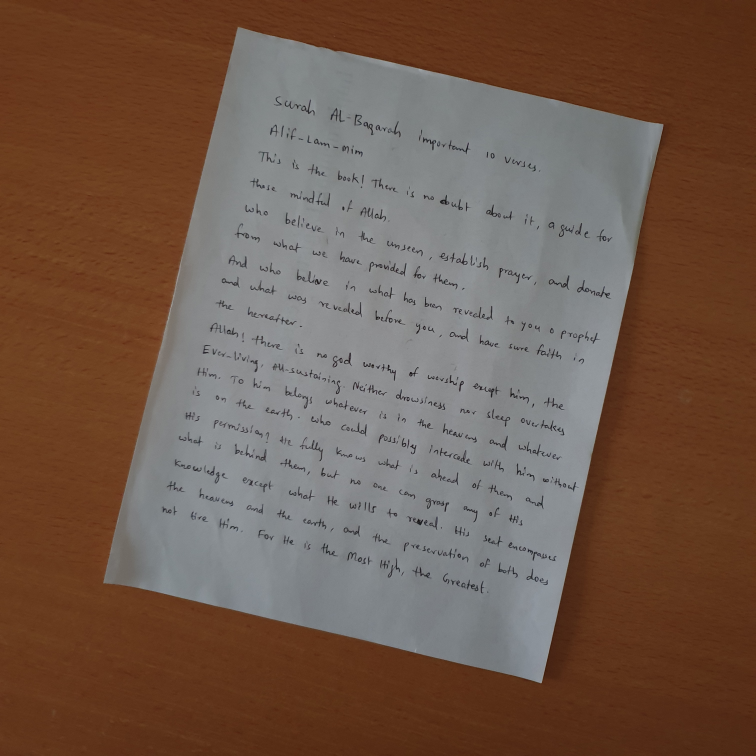
#> input picture English HTR/1.jpg, 3024 x 3024 px (shown at 1/4 size)
$ python -i rotation.py   (imports and definitions only)
#> lines starting #> are read from the running program, lines starting #| are printed output that depends on the picture; after the words box and inside, x2 and y2 are one past the last pixel; in counts of white or black regions, pixels touching at a corner belong together
import numpy
import cv2
import math

def rotation(img):
    th4 = cv2.adaptiveThreshold(img, 255, cv2.ADAPTIVE_THRESH_GAUSSIAN_C, cv2.THRESH_BINARY, 15, 15)

    edges = cv2.Canny(th4, 100, 100, apertureSize=3)
    lines = cv2.HoughLinesP(edges, 1, math.pi/180.0, 100, minLineLength=100, maxLineGap=5)

    angles = []
    for x1, y1, x2, y2 in lines[0]:
        angle = math.degrees(math.atan2(y2-y1, x2-x1))
        angles.append(angle)
    return angles

>>> import cv2
>>> picture = cv2.imread('../1.jpg', cv2.IMREAD_GRAYSCALE)
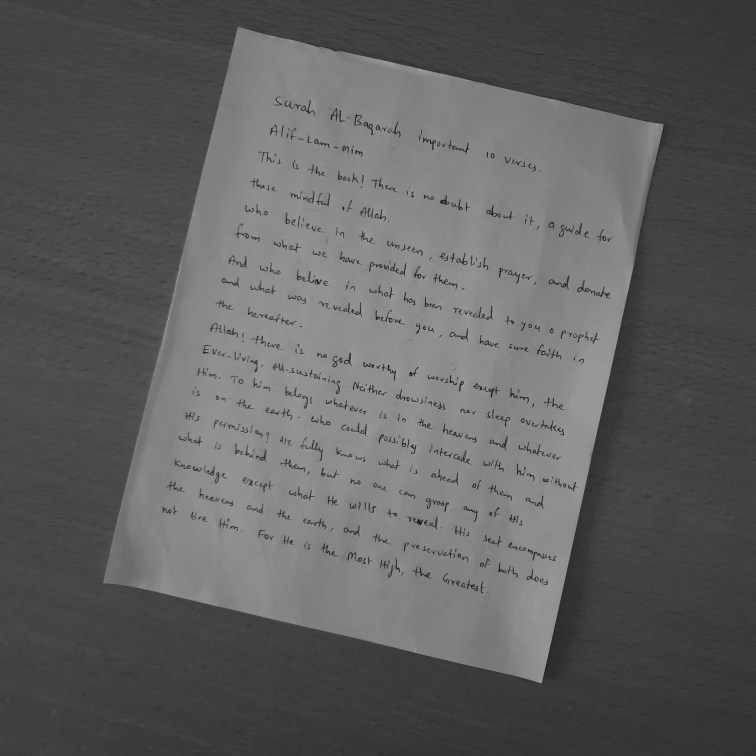
#> picture: shape (3024, 3024) (shown at 1/4 size); min 0, max 181, mean 95
>>> result = rotation(picture)
#> in rotation, `th4 = cv2.adaptiveThreshold(img, 255, cv2.ADAPTIVE_THRESH_GAUSSIAN_C, ..`:
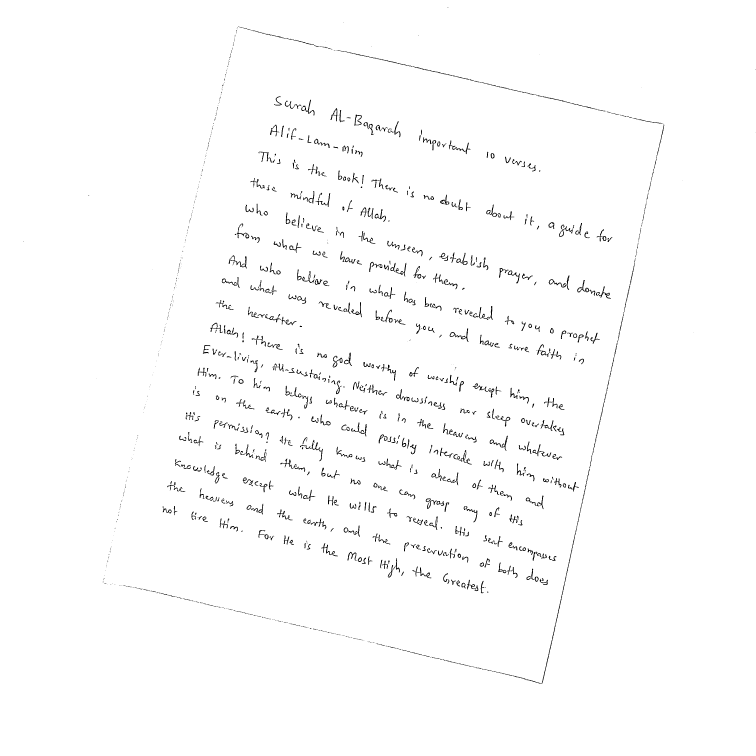
#> th4: shape (3024, 3024) (shown at 1/4 size); 98.6% white; 1271 black regions (581 under 20 px), largest, box (x1, y1, x2, y2) and area: (1974, 1770, 2382, 2736) 2786, (1348, 202, 2149, 381) 1779, (2390, 1370, 2471, 1724) 826
#> in rotation, `edges = cv2.Canny(th4, 100, 100, apertureSize=3)`:
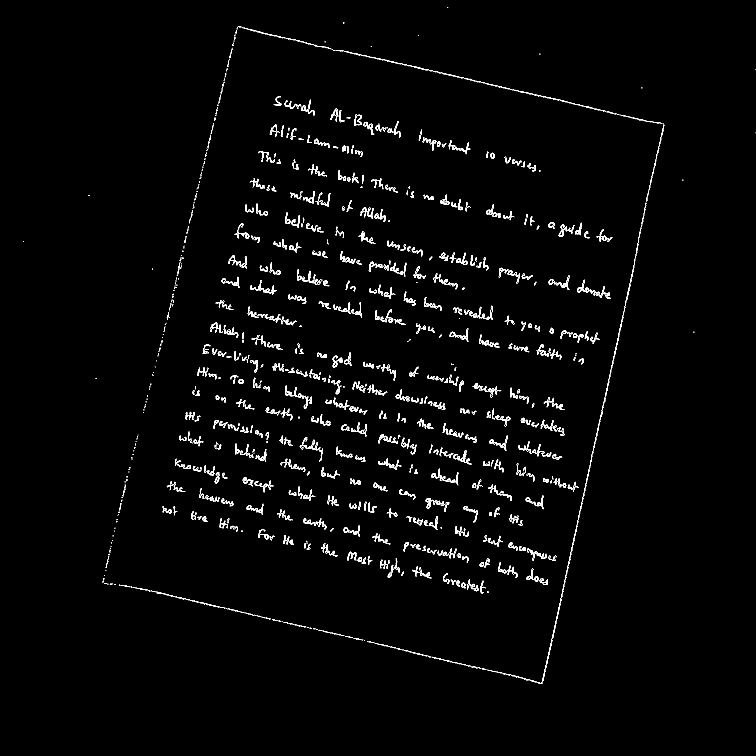
#> edges: shape (3024, 3024) (shown at 1/4 size); 0.92% white in thin lines or dots, all inside (x1, y1, x2, y2) = (92, 28, 3024, 2736)
#> in rotation, `lines = cv2.HoughLinesP(edges, 1, math.pi/180.0, 100, minLineLength=10..`: lines = 26 rows, first 6: [1751, 290, 1888, 322], [2025, 352, 2140, 378], [1943, 335, 2139, 380], [2513, 1162, 2537, 1048], [1470, 2565, 1583, 2591], [2415, 1609, 2456, 1418]
#> the loop in rotation, `for x1, y1, x2, y2 in lines[0]:` made 1 pass
#> (x1, y1, x2, y2, angle) on pass 1: (1751, 290, 1888, 322, 13.15)
#> after the loop in rotation, `for x1, y1, x2, y2 in lines[0]:`: angles = [13.15]
#> result = [13.15]

$ run again, on English HTR/2.jpg
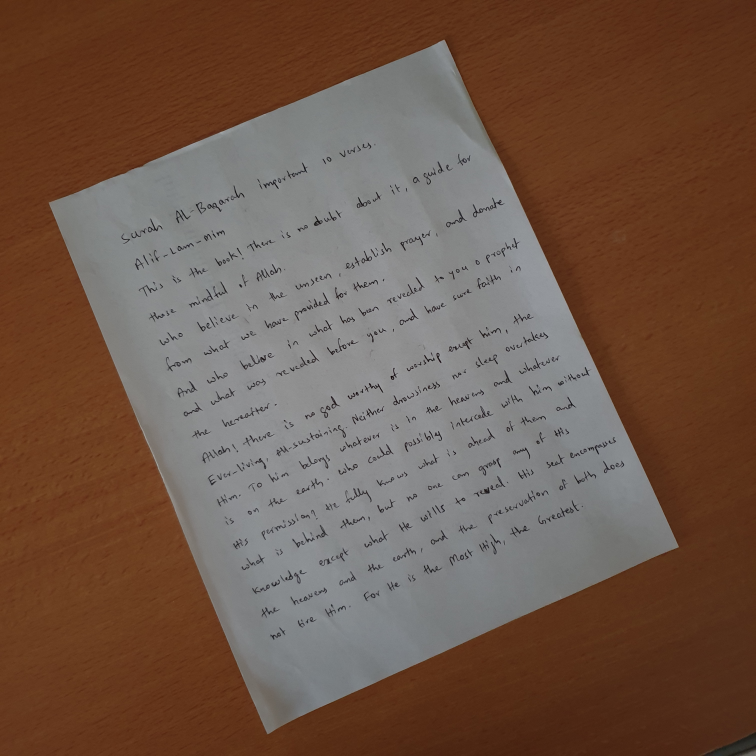
#> input picture English HTR/2.jpg, 3024 x 3024 px (shown at 1/4 size)
#> in rotation, `th4 = cv2.adaptiveThreshold(img, 255, cv2.ADAPTIVE_THRESH_GAUSSIAN_C, ..`:
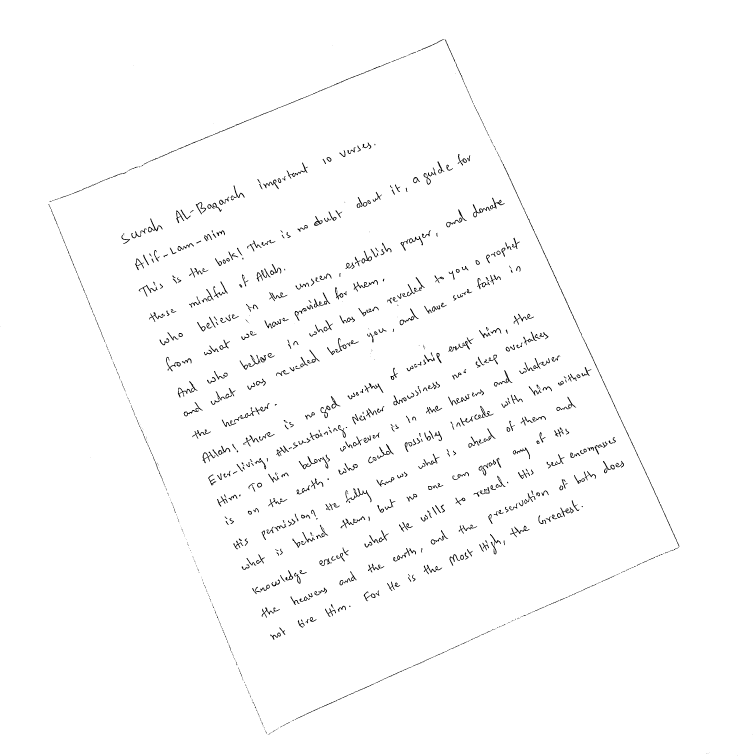
#> th4: shape (3024, 3024) (shown at 1/4 size); 98.6% white; 1026 black regions (340 under 20 px), largest, box (x1, y1, x2, y2) and area: (575, 248, 1563, 659) 2361, (2334, 1354, 2717, 2188) 2182, (1999, 628, 2328, 1342) 1919
#> in rotation, `edges = cv2.Canny(th4, 100, 100, apertureSize=3)`:
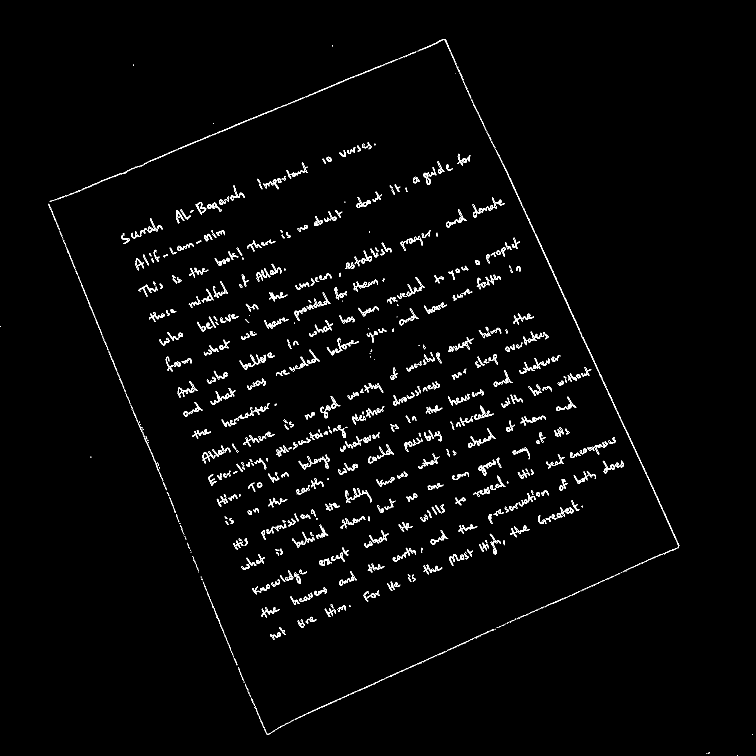
#> edges: shape (3024, 3024) (shown at 1/4 size); 0.95% white in thin lines or dots
#> lines = 24 rows, first 6: [2385, 1463, 2619, 1966], [2344, 1381, 2617, 1967], [2067, 779, 2165, 990], [1429, 303, 1641, 218], [1232, 2851, 1534, 2716], [1698, 2642, 1831, 2582]
#> the loop in rotation, `for x1, y1, x2, y2 in lines[0]:` made 1 pass
#> (x1, y1, x2, y2, angle) on pass 1: (2385, 1463, 2619, 1966, 65.05)
#> after the loop in rotation, `for x1, y1, x2, y2 in lines[0]:`: angles = [65.05]

$ run again, on English HTR/3.jpg
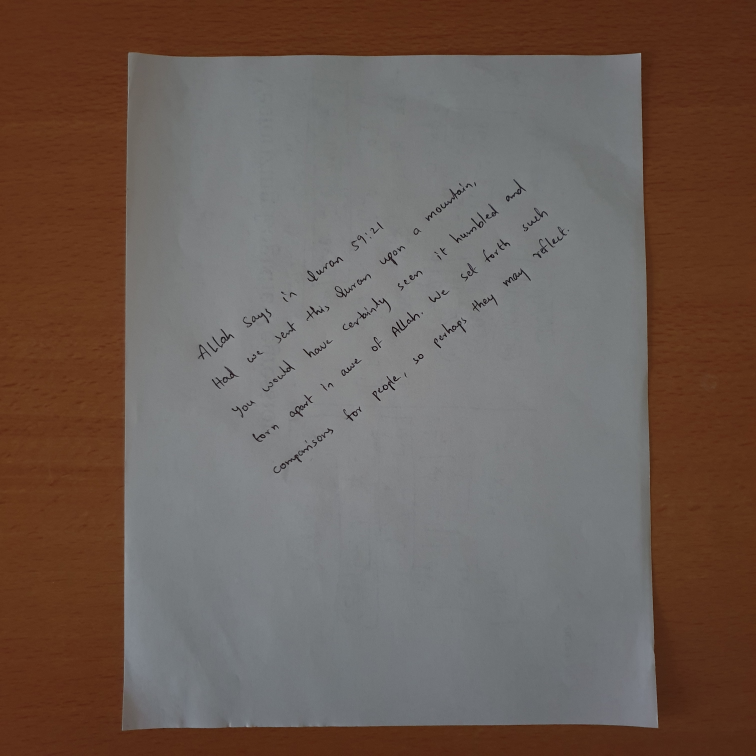
#> input picture English HTR/3.jpg, 3024 x 3024 px (shown at 1/4 size)
#> in rotation, `th4 = cv2.adaptiveThreshold(img, 255, cv2.ADAPTIVE_THRESH_GAUSSIAN_C, ..`:
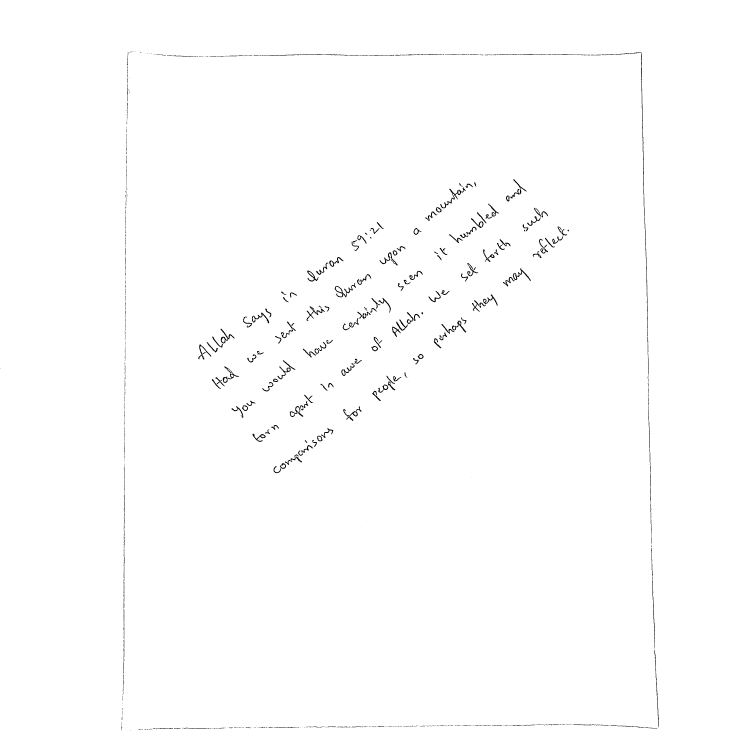
#> th4: shape (3024, 3024) (shown at 1/4 size); 99.4% white; 607 black regions (334 under 20 px), largest, box (x1, y1, x2, y2) and area: (2457, 208, 2595, 1521) 2887, (1339, 1133, 1424, 1189) 900, (1373, 1626, 1446, 1684) 715
#> in rotation, `edges = cv2.Canny(th4, 100, 100, apertureSize=3)`:
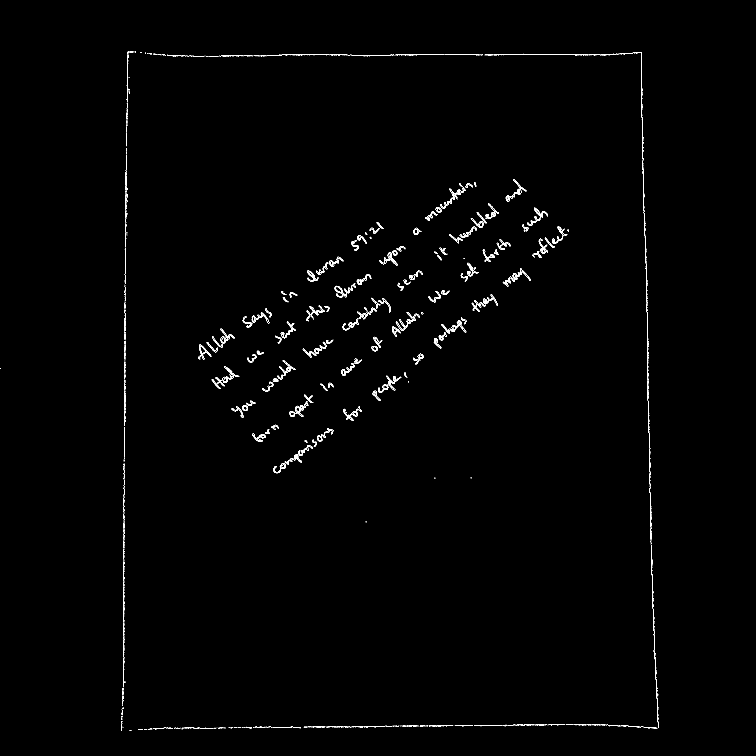
#> edges: shape (3024, 3024) (shown at 1/4 size); 0.42% white in thin lines or dots, all inside (x1, y1, x2, y2) = (0, 206, 2636, 2923)
#> lines = 15 rows, first 6: [2588, 1298, 2591, 1429], [2117, 217, 2246, 217], [2113, 219, 2216, 219], [495, 2294, 495, 2148], [2564, 273, 2567, 470], [498, 1709, 498, 1513]
#> the loop in rotation, `for x1, y1, x2, y2 in lines[0]:` made 1 pass
#> (x1, y1, x2, y2, angle) on pass 1: (2588, 1298, 2591, 1429, 88.69)
#> after the loop in rotation, `for x1, y1, x2, y2 in lines[0]:`: angles = [88.69]

$ run again, on English HTR/4.jpg
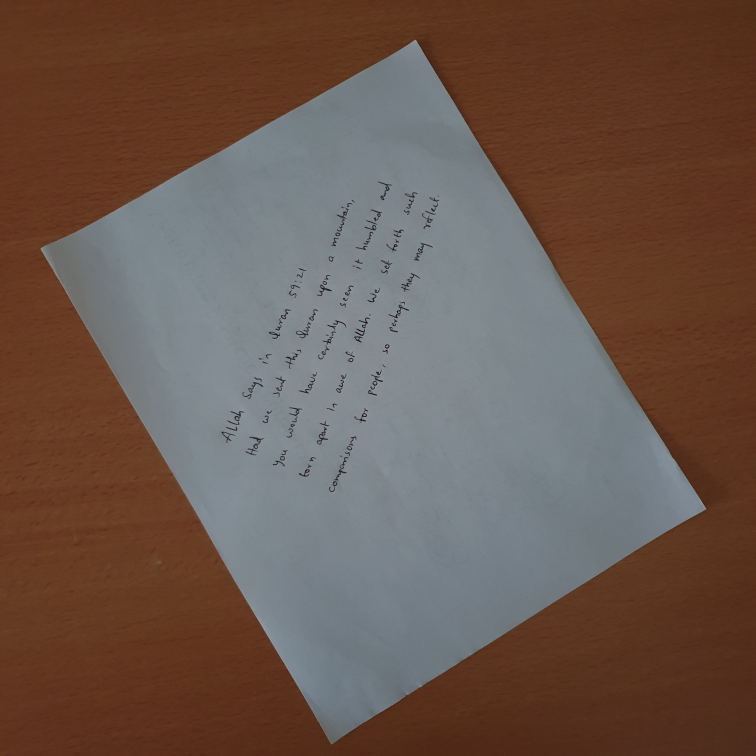
#> input picture English HTR/4.jpg, 3024 x 3024 px (shown at 1/4 size)
#> in rotation, `th4 = cv2.adaptiveThreshold(img, 255, cv2.ADAPTIVE_THRESH_GAUSSIAN_C, ..`:
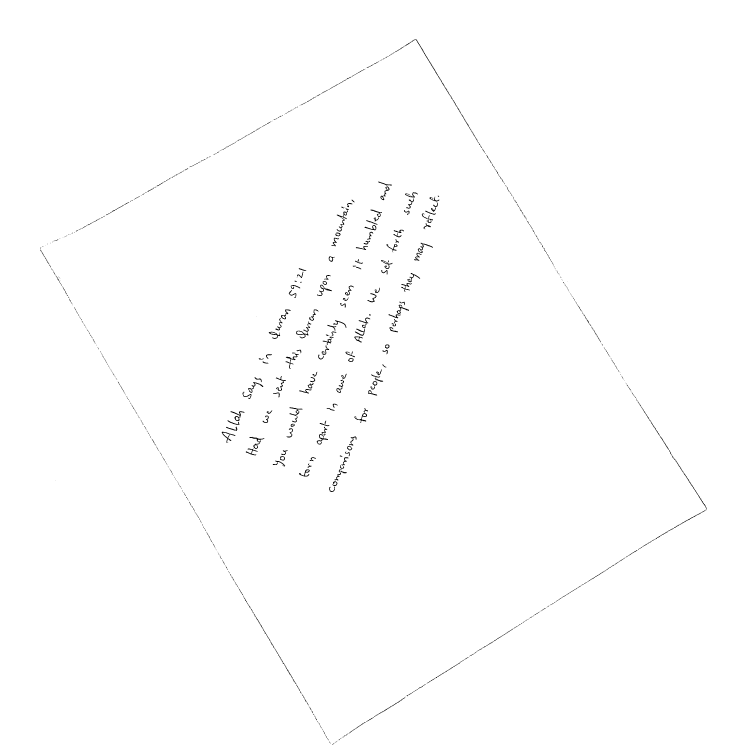
#> th4: shape (3024, 3024) (shown at 1/4 size); 99.6% white; 670 black regions (396 under 20 px), largest, box (x1, y1, x2, y2) and area: (1623, 156, 1886, 522) 1128, (2597, 1678, 2828, 2037) 979, (1015, 2455, 1200, 2763) 740
#> in rotation, `edges = cv2.Canny(th4, 100, 100, apertureSize=3)`:
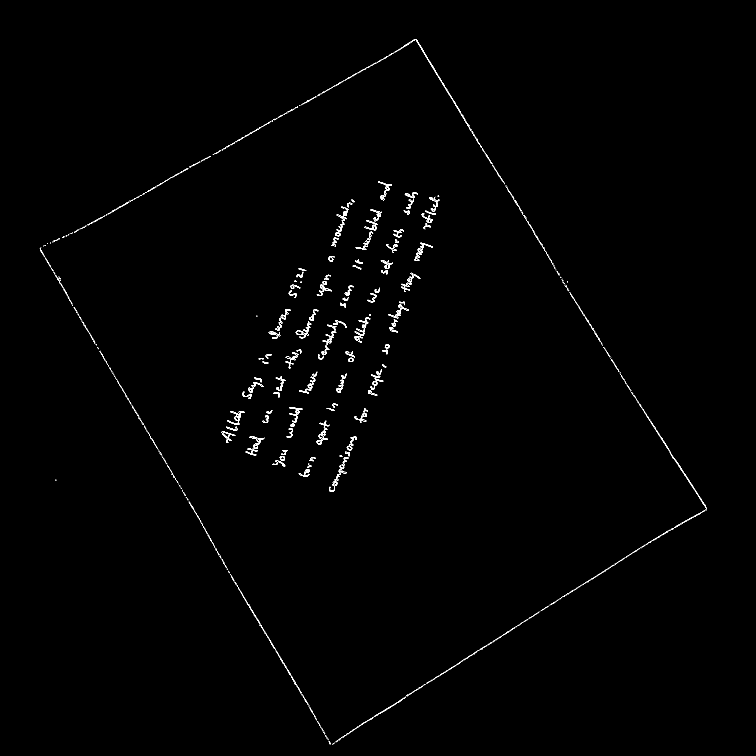
#> edges: shape (3024, 3024) (shown at 1/4 size); 0.32% white in thin lines or dots, all inside (x1, y1, x2, y2) = (159, 156, 2828, 2979)
#> lines = 20 rows, first 6: [1018, 2457, 1204, 2768], [2329, 2340, 2433, 2275], [2270, 1157, 2336, 1263], [1891, 535, 1964, 653], [1678, 2750, 1837, 2651], [864, 2195, 952, 2349]
#> the loop in rotation, `for x1, y1, x2, y2 in lines[0]:` made 1 pass
#> (x1, y1, x2, y2, angle) on pass 1: (1018, 2457, 1204, 2768, 59.12)
#> after the loop in rotation, `for x1, y1, x2, y2 in lines[0]:`: angles = [59.12]
